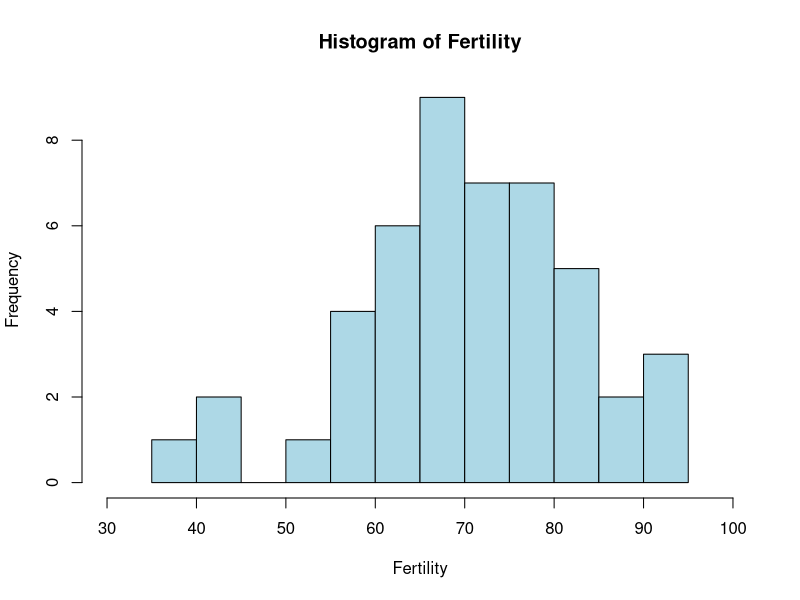
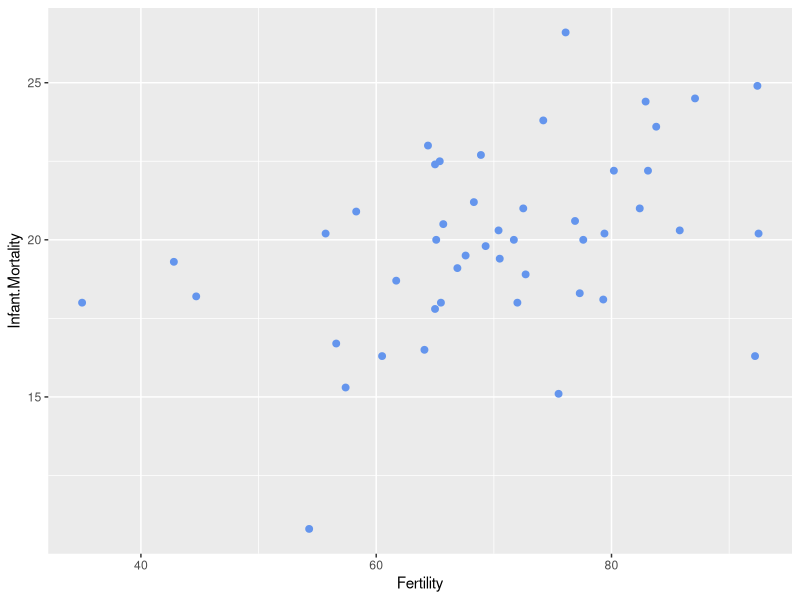
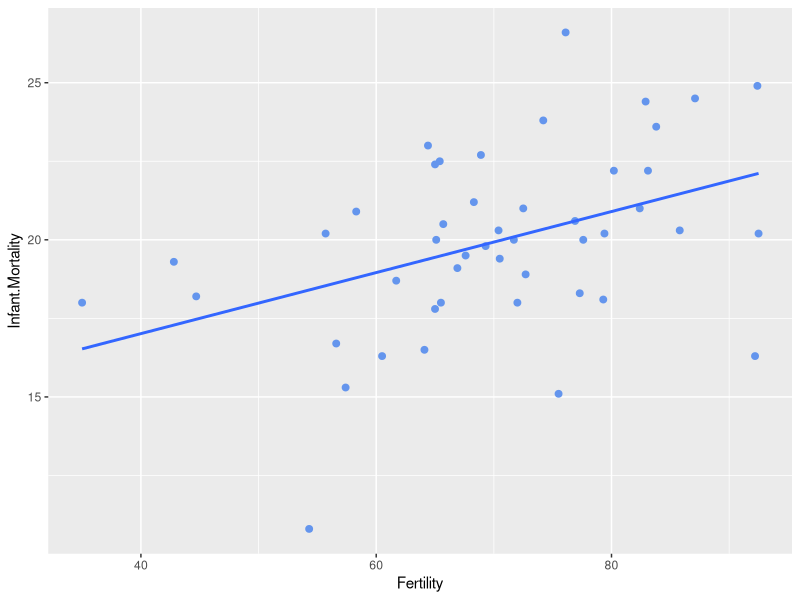

Recreate these plots in R, in order.
rm(list = ls())

library(tidyverse)
data(swiss)


#OPPGAVE 1a: Kalkuler gjennomsnitt, median, og standardavviket til "Fertility"
mean(swiss$Fertility)
median(swiss$Fertility)
sd(swiss$Fertility)

#OPPGAVE 1b: Vis fordelingen av observasjonsverdier til "Fertility" (hint: histogram)

hist(swiss$Fertility, main="Histogram of Fertility", xlab="Fertility", col="lightblue", border="black", breaks = 20, xlim = c(30,100))

#OPPGAVE 1c: Lag et scatterplot med "Fertility" på x-aksen og en valgfri* variabel
#på y-aksen. Kan du innhente noe informasjon fra denne grafiske fremstillingen?
# *(Ikke velg "Education")

swiss %>%
  ggplot(aes(x=Fertility, y= Infant.Mortality))+
  geom_point(size = 2, color ="cornflowerblue")

# Ser ut som at høyere fertilitetsrate betyr at man har høyere barnedødlighet

#####################################################################################


#OPPGAVE 2a: Undersøk forholdet (korrelasjonen) mellom "Fertility" og "Education"
# Forklar kort hva resultatene betyr, hvor mye av variasjonen i "Fertility" som kan
#bli forklart av "Education" (r^2), og hvilke konklusjoner som kan bli trukket
r<-cor(swiss$Fertility, swiss$Education)
cor.test(swiss$Fertility, swiss$Education)
r
r_2<- r^2
r_2
#Koeffisienten av determinasjon r^2 er ca. 0.44. Dette betyr at omtrent 44% av variasjonen i "Fertility" kan forklares av Education.

#OPPGAVE 2b: Gjenta opgave 2a, men bytt ut "Education" med variabelen du valgte i 
#oppgave 1c. Er resultatene likt resonnementet fra den grafiske tolkningen din?
r_igjen <- cor(swiss$Fertility, swiss$Infant.Mortality)
r_igjen
r_2_2 <- r_igjen^2
r_2_2
# 41% av Variasjonen i fertility kan forklares av Infant.Mortality lmao
##############################################################################
#Dere skal nå gjøre en rekke hypotesetester. Test hypotesene, og rapporter 
#hvorvidt resultatet er signifikant eller ikke

#OPPGAVE 3a: Test hypotesen: Det er forskjeller i fødselsraten mellom
#provinser hvor mer enn 70% av befolkningen er katolikker

high_catch <- subset(swiss, Catholic > 70)
low_catch <- subset(swiss, Catholic <= 70)
t.test(high_catch$Fertility, low_catch$Fertility)


#OPPGAVE 3b: Test hypotesen: Provinser med utdanning over gjennomsnittet har
# en lavere andel av befolkningen som jobber med jordbruk enn provinser med
#utdanning under gjennomsnittet (hint: alternative = "less")

#Formuler nullhypotesen med ord

mean_education <- mean(swiss$Education)
above_avg_edu <- swiss[swiss$Education > mean_education, ]
below_avg_edu <- swiss[swiss$Education <= mean_education, ]

t.test(above_avg_edu$Agriculture, below_avg_edu$Agriculture, alternative = "less")

# "Det er ingen statistisk signifikant forskjell i gjennomsnittlig andel av befolkningen som jobber med jordbruk mellom de to gruppene av provinser (de med utdanning over gjennomsnittet og de med utdanning under eller lik gjennomsnittet)."

# Den alternative hypotesen, som ble testet og støttet i det foregående resultatet, er at provinser med utdanning over gjennomsnittet har en lavere andel av befolkningen som jobber med jordbruk enn provinser med utdanning under gjennomsnittet.

#OPPGAVE 3c: Test følgende hypotese: Provinser med høy Education har lavere
# Infant.Mortality 

t.test(above_avg_edu$Infant.Mortality, below_avg_edu$Infant.Mortality, alternative = "less")

#OPPGAVE 3d: Formuler en hypotese, og test den

#Dunno tror ikke æ orke

################################################################################

#Regresjon

#OPPGAVE 4a: Gjennomfør en enkel lineær regresjon mellom to variabler (du kan 
# variablene du brukte oppgave 1c hvis du vil)

model <- lm(swiss$Fertility ~ swiss$Infant.Mortality)
summary(model)


#Oppgave 4b: Lag et scatterplot med verdiene fra regresjonen, legg til en 
# regresjonslinje på grafen (Hint: geom_smooth)

swiss %>%
  ggplot(aes(x=Fertility, y= Infant.Mortality))+
  geom_point(size = 2, color ="cornflowerblue")+
  geom_smooth(method =lm, se= FALSE)
